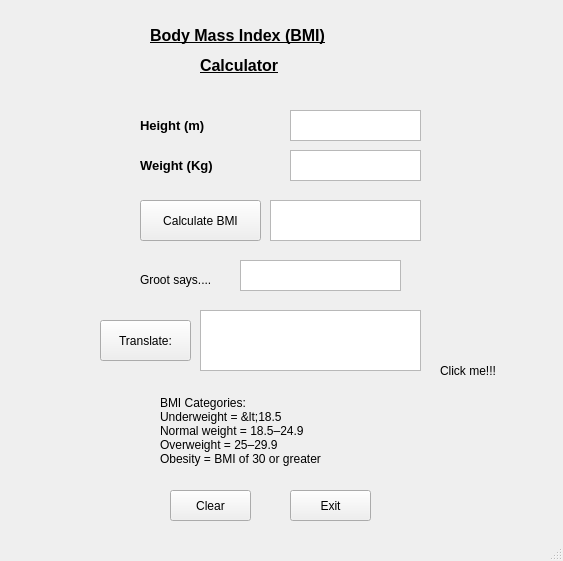
<?xml version="1.0" encoding="UTF-8"?>
<ui version="4.0">
 <class>MainWindow</class>
 <widget class="QMainWindow" name="MainWindow">
  <property name="geometry">
   <rect>
    <x>0</x>
    <y>0</y>
    <width>563</width>
    <height>561</height>
   </rect>
  </property>
  <property name="windowTitle">
   <string>MainWindow</string>
  </property>
  <widget class="QWidget" name="centralwidget">
   <widget class="QPushButton" name="CalcButton">
    <property name="geometry">
     <rect>
      <x>140</x>
      <y>200</y>
      <width>121</width>
      <height>41</height>
     </rect>
    </property>
    <property name="text">
     <string>Calculate BMI</string>
    </property>
   </widget>
   <widget class="QTextEdit" name="output">
    <property name="geometry">
     <rect>
      <x>270</x>
      <y>200</y>
      <width>151</width>
      <height>41</height>
     </rect>
    </property>
    <property name="font">
     <font>
      <weight>75</weight>
      <bold>true</bold>
     </font>
    </property>
   </widget>
   <widget class="QLabel" name="title">
    <property name="geometry">
     <rect>
      <x>150</x>
      <y>20</y>
      <width>281</width>
      <height>31</height>
     </rect>
    </property>
    <property name="font">
     <font>
      <pointsize>12</pointsize>
      <weight>75</weight>
      <bold>true</bold>
      <underline>true</underline>
     </font>
    </property>
    <property name="text">
     <string>Body Mass Index (BMI)</string>
    </property>
   </widget>
   <widget class="QLabel" name="title_2">
    <property name="geometry">
     <rect>
      <x>200</x>
      <y>50</y>
      <width>171</width>
      <height>31</height>
     </rect>
    </property>
    <property name="font">
     <font>
      <pointsize>12</pointsize>
      <weight>75</weight>
      <bold>true</bold>
      <underline>true</underline>
     </font>
    </property>
    <property name="text">
     <string>Calculator</string>
    </property>
   </widget>
   <widget class="QLabel" name="label">
    <property name="geometry">
     <rect>
      <x>160</x>
      <y>370</y>
      <width>261</width>
      <height>121</height>
     </rect>
    </property>
    <property name="text">
     <string>BMI Categories:
Underweight = &lt;18.5
Normal weight = 18.5–24.9
Overweight = 25–29.9
Obesity = BMI of 30 or greater</string>
    </property>
   </widget>
   <widget class="QTextEdit" name="height">
    <property name="geometry">
     <rect>
      <x>290</x>
      <y>110</y>
      <width>131</width>
      <height>31</height>
     </rect>
    </property>
    <property name="mouseTracking">
     <bool>true</bool>
    </property>
   </widget>
   <widget class="QLabel" name="height_label">
    <property name="geometry">
     <rect>
      <x>140</x>
      <y>110</y>
      <width>161</width>
      <height>31</height>
     </rect>
    </property>
    <property name="font">
     <font>
      <pointsize>10</pointsize>
      <weight>75</weight>
      <bold>true</bold>
     </font>
    </property>
    <property name="text">
     <string>Height (m)</string>
    </property>
   </widget>
   <widget class="QTextEdit" name="weight">
    <property name="geometry">
     <rect>
      <x>290</x>
      <y>150</y>
      <width>131</width>
      <height>31</height>
     </rect>
    </property>
    <property name="mouseTracking">
     <bool>true</bool>
    </property>
   </widget>
   <widget class="QLabel" name="weight_label">
    <property name="geometry">
     <rect>
      <x>140</x>
      <y>150</y>
      <width>161</width>
      <height>31</height>
     </rect>
    </property>
    <property name="font">
     <font>
      <pointsize>10</pointsize>
      <weight>75</weight>
      <bold>true</bold>
     </font>
    </property>
    <property name="text">
     <string>Weight (Kg)</string>
    </property>
   </widget>
   <widget class="QTextEdit" name="comment">
    <property name="geometry">
     <rect>
      <x>240</x>
      <y>260</y>
      <width>161</width>
      <height>31</height>
     </rect>
    </property>
    <property name="font">
     <font>
      <pointsize>9</pointsize>
      <weight>75</weight>
      <bold>true</bold>
     </font>
    </property>
   </widget>
   <widget class="QTextEdit" name="trancomm">
    <property name="geometry">
     <rect>
      <x>200</x>
      <y>310</y>
      <width>221</width>
      <height>61</height>
     </rect>
    </property>
    <property name="font">
     <font>
      <pointsize>9</pointsize>
     </font>
    </property>
   </widget>
   <widget class="QPushButton" name="TranslateButton">
    <property name="geometry">
     <rect>
      <x>100</x>
      <y>320</y>
      <width>91</width>
      <height>41</height>
     </rect>
    </property>
    <property name="text">
     <string>Translate:</string>
    </property>
   </widget>
   <widget class="QLabel" name="pic_label">
    <property name="geometry">
     <rect>
      <x>420</x>
      <y>230</y>
      <width>81</width>
      <height>121</height>
     </rect>
    </property>
    <property name="tabletTracking">
     <bool>false</bool>
    </property>
    <property name="text">
     <string/>
    </property>
    <property name="pixmap">
     <pixmap resource="image.qrc">:/images/baby_groot_1___transparent.png</pixmap>
    </property>
    <property name="scaledContents">
     <bool>true</bool>
    </property>
   </widget>
   <widget class="QPushButton" name="GrootButton">
    <property name="geometry">
     <rect>
      <x>420</x>
      <y>230</y>
      <width>75</width>
      <height>121</height>
     </rect>
    </property>
    <property name="text">
     <string/>
    </property>
    <property name="flat">
     <bool>true</bool>
    </property>
   </widget>
   <widget class="QLabel" name="label_2">
    <property name="geometry">
     <rect>
      <x>440</x>
      <y>360</y>
      <width>71</width>
      <height>21</height>
     </rect>
    </property>
    <property name="text">
     <string>Click me!!!</string>
    </property>
   </widget>
   <widget class="QPushButton" name="ClearButton">
    <property name="geometry">
     <rect>
      <x>170</x>
      <y>490</y>
      <width>81</width>
      <height>31</height>
     </rect>
    </property>
    <property name="text">
     <string>Clear</string>
    </property>
   </widget>
   <widget class="QPushButton" name="ExitButton">
    <property name="geometry">
     <rect>
      <x>290</x>
      <y>490</y>
      <width>81</width>
      <height>31</height>
     </rect>
    </property>
    <property name="text">
     <string>Exit</string>
    </property>
   </widget>
   <widget class="QLabel" name="label_3">
    <property name="geometry">
     <rect>
      <x>140</x>
      <y>270</y>
      <width>111</width>
      <height>20</height>
     </rect>
    </property>
    <property name="text">
     <string>Groot says.... </string>
    </property>
   </widget>
   <zorder>pic_label</zorder>
   <zorder>GrootButton</zorder>
   <zorder>CalcButton</zorder>
   <zorder>output</zorder>
   <zorder>title</zorder>
   <zorder>title_2</zorder>
   <zorder>label</zorder>
   <zorder>height</zorder>
   <zorder>height_label</zorder>
   <zorder>weight</zorder>
   <zorder>weight_label</zorder>
   <zorder>comment</zorder>
   <zorder>trancomm</zorder>
   <zorder>TranslateButton</zorder>
   <zorder>label_2</zorder>
   <zorder>ClearButton</zorder>
   <zorder>ExitButton</zorder>
   <zorder>label_3</zorder>
  </widget>
  <widget class="QMenuBar" name="menubar">
   <property name="geometry">
    <rect>
     <x>0</x>
     <y>0</y>
     <width>563</width>
     <height>22</height>
    </rect>
   </property>
  </widget>
  <widget class="QStatusBar" name="statusbar"/>
 </widget>
 <resources>
  <include location="image.qrc"/>
 </resources>
 <connections/>
</ui>
